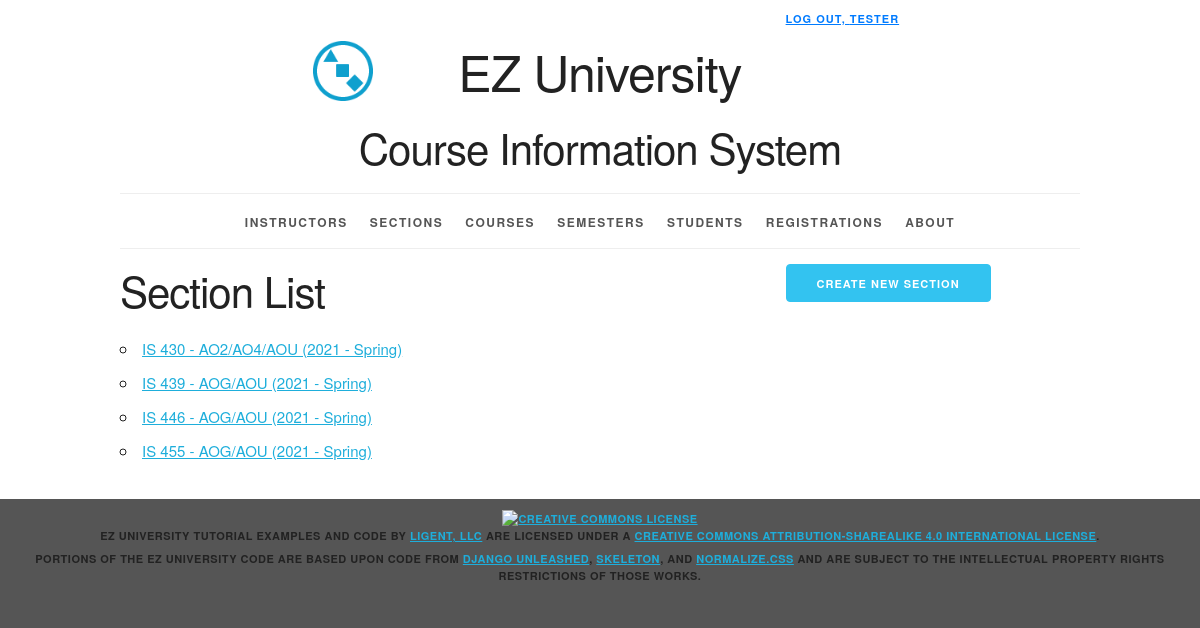
The app's page /section/ (signed in) with its own data.
### courseinfo/models.py (models this page shows, shortened)
class Section(models.Model):
    section_id = models.AutoField(primary_key=True)
    section_name = models.CharField(max_length=20)
    semester = models.ForeignKey(Semester,related_name='sections',on_delete=models.PROTECT)
    course = models.ForeignKey(Course,related_name='sections',on_delete=models.PROTECT)
    instructor = models.ForeignKey(Instructor,related_name='sections',on_delete=models.PROTECT)
    def __str__(self):
        return '%s - %s (%s)' % (self.course.course_number,self.section_name,self.semester.__str__())
    def get_absolute_url(self):
        return reverse('courseinfo_section_detail_urlpattern',
                       kwargs={'pk':self.pk})
    class Meta:
        ordering = ['course','section_name','semester']
        constraints = [
            UniqueConstraint(fields = ['semester','course','section_name'], name = 'unique_section')
        ]

class Course(models.Model):
    course_id = models.AutoField(primary_key=True)
    course_number = models.CharField(max_length=20)
    course_name = models.CharField(max_length=255)
    class Meta:
        ordering = ['course_number', 'course_name']
        constraints = [
            UniqueConstraint(fields=['course_number','course_name'],name='unique_course')
            ]

class Semester(models.Model):
    semester_id = models.AutoField(primary_key=True)
    year = models.ForeignKey(Year, related_name='semesters', on_delete=models.PROTECT)
    period = models.ForeignKey(Period, related_name='semesters', on_delete=models.PROTECT)
    def __str__(self):
        return '%s - %s' % (self.year.year, self.period.period_name)
    class Meta:
        ordering = ['year__year','period__period_sequence']
        constraints = [
            UniqueConstraint(fields = ['year','period'], name = 'unique_semester')
        ]

class Year(models.Model):
    year_id = models.AutoField(primary_key=True)
    year = models.IntegerField(unique=True)
    class Meta:
        ordering = ['year']

class Period(models.Model):
    period_id = models.AutoField(primary_key=True)
    period_sequence = models.IntegerField(unique=True)
    period_name = models.CharField(max_length=45,unique=True)
    class Meta:
        ordering = ['period_sequence']

### courseinfo/views.py (the view)
class SectionList(LoginRequiredMixin, PermissionRequiredMixin,ListView):
    model = Section
    permission_required = 'courseinfo.view_section'

### courseinfo/templates/courseinfo/section_list.html (shortened to what this page needs)
{% extends 'courseinfo/base.html' %}
{% block create_button %}
    {% if perms.courseinfo.add_section %}
        <a
                href="{% url 'courseinfo_section_create_urlpattern' %}"
                class="button button-primary">
            Create New Section</a>
    {% endif %}
{% endblock %}
{% block org_content %}
    <h2>Section List</h2>
    <ul>
        {% for section in section_list %}
            <li>
                <a href="{{ section.get_absolute_url }}">
                    {{ section }}</a>
            </li>
        {% empty %}
            <li><em>There are currently no sections available.</em></li>
        {% endfor %}
    </ul>
{% endblock %}

### courseinfo/templates/courseinfo/base.html (shortened to what this page needs)
{% load static %}
<!DOCTYPE html>
<html lang="en">
<head>
    <link rel="stylesheet" type="text/css"
          href="{% static 'coursinfo/normalize.css' %}">
    <link rel="stylesheet" type="text/css"
          href="{% static 'courseinfo/skeleton.css' %}">
    <link rel="stylesheet" type="text/css"
          href="{% static 'courseinfo/style.css' %}">
</head>
<body>
<div class="container">
<div class="status row">
    <div class="offset-by-eight four columns">
        <ul class="inline">
            {% if user.is_authenticated %}
                <li>
                    <form method="post" action="{% url 'logout_urlpattern' %}" style="display:inline;">
                        <button type="submit" style="background: none; border: none; padding: 0; color: #007BFF; cursor: pointer; text-decoration: underline;">
                            Log Out, {{ user.get_username }}
                        </button>
                    </form>
                </li>
            {% else %}
                <li><a href="{% url 'login_urlpattern' %}">Log In</a></li>
            {% endif %}
            </ul>
        </div>
    </div>
    <header class="row">
        <div class="offset-by-one ten columns">
            <h1 class="logo">EZ University</h1>
            <h2>Course Information System</h2>
        </div>
    </header>
    <nav>
        <ul>
            {% if perms.courseinfo.view_instructor %}
                <li>
                    <a href="{% url 'courseinfo_instructor_list_urlpattern' %}">
                        Instructors</a></li>
            {% endif %}
            {% if perms.courseinfo.view_section %}
                <li>
                    <a href="{% url 'courseinfo_section_list_urlpattern' %}">
                        Sections</a></li>
            {% endif %}
            {% if perms.courseinfo.view_course %}
                <li>
                    <a href="{% url 'courseinfo_course_list_urlpattern' %}">
                        Courses</a></li>
            {% endif %}
            {% if perms.courseinfo.view_semester %}
                <li>
                    <a href="{% url 'courseinfo_semester_list_urlpattern' %}">
                        Semesters</a></li>
            {% endif %}
            {% if perms.courseinfo.view_student %}
                <li>
                    <a href="{% url 'courseinfo_student_list_urlpattern' %}">
                        Students</a></li>
            {% endif %}
            {% if perms.courseinfo.view_registration %}
                <li>
                    <a href="{% url 'courseinfo_registration_list_urlpattern' %}">
                        Registrations</a></li>
            {% endif %}
            <li>
                <a href="{% url 'about_urlpattern' %}">
                    About</a></li>
        </ul>
    </nav>
    <main>
        {% block content %}
            <div class="row">
                <section class="eight columns">
                    {% block org_content %}{% endblock %}
                </section>
                <section class="desktop four columns">
                    {% block create_button %}{% endblock %}
                </section>
            </div>
        {% endblock %}
    </main>
</div>
<footer>
    <p>
        <a rel="license" href="http://creativecommons.org/licenses/by-sa/4.0/">
            <img alt="Creative Commons License" style="border-width:0"
                 src="https://i.creativecommons.org/l/by-sa/4.0/88x31.png"/>
        </a><br/><span property="dct:title">EZ University Tutorial Examples and Code</span>
        by
        <a href="https://www.ligent.net" property="cc:attributionName"
           rel="cc:attributionURL">Ligent, LLC</a> are licensed under a
        <a rel="license" href="http://creativecommons.org/licenses/by-sa/4.0/">Creative Commons Attribution-ShareAlike
            4.0 International License</a>.
    </p>
    <p>Portions of the EZ University code are based upon code from
        <a href="https://django-unleashed.com">Django Unleashed</a>,
        <a href="http://getskeleton.com/">Skeleton</a>, and
        <a href="https://necolas.github.io/normalize.css/">Normalize.css</a> and
        are subject to the intellectual property rights restrictions of those works.
    </p>
</footer>
</body>
</html>

### courseinfo/static/courseinfo/skeleton.css (style rules this page uses)
.container { position: relative; width: 100%; max-width: 960px; margin: 0 auto; padding: 0 20px; box-sizing: border-box; }
.column, .columns { width: 100%; float: left; box-sizing: border-box; }
@media (min-width: 400px) { .container { width: 85%; padding: 0; } }
@media (min-width: 550px) { .container { width: 80%; } }
@media (min-width: 550px) { .column, .columns { margin-left: 4%; } }
@media (min-width: 550px) { .column:first-child, .columns:first-child { margin-left: 0; } }
@media (min-width: 550px) { .four.columns { width: 30.6666666667%; } }
@media (min-width: 550px) { .eight.columns { width: 65.3333333333%; } }
@media (min-width: 550px) { .ten.columns { width: 82.6666666667%; } }
@media (min-width: 550px) { .offset-by-one.column, .offset-by-one.columns { margin-left: 8.66666666667%; } }
@media (min-width: 550px) { .offset-by-eight.column, .offset-by-eight.columns { margin-left: 69.3333333333%; } }
html { font-size: 62.5%; }
body { font-size: 1.5em; line-height: 1.6; font-weight: 400; font-family: "Raleway", "HelveticaNeue", "Helvetica Neue", Helvetica, Arial, sans-serif; color: #222; }
h1, h2, h3, h4, h5, h6 { margin-top: 0; margin-bottom: 2rem; font-weight: 300; }
h1 { font-size: 4.0rem; line-height: 1.2; letter-spacing: -.1rem; }
h2 { font-size: 3.6rem; line-height: 1.25; letter-spacing: -.1rem; }
@media (min-width: 550px) { h1 { font-size: 5.0rem; } }
@media (min-width: 550px) { h2 { font-size: 4.2rem; } }
p { margin-top: 0; }
a { color: #1EAEDB; }
.button, button, input[type="submit"], input[type="reset"], input[type="button"] { display: inline-block; height: 38px; padding: 0 30px; color: #555; text-align: center; font-size: 11px; font-weight: 600; line-height: 38px; letter-spacing: .1rem; text-transform: uppercase; text-decoration: none; white-space: nowrap; background-color: transparent; border-radius: 4px; border: 1px solid #bbb; cursor: pointer; box-sizing: border-box; }
.button.button-primary, button.button-primary, input[type="submit"].button-primary, input[type="reset"].button-primary, input[type="button"].button-primary { color: #FFF; background-color: #33C3F0; border-color: #33C3F0; }
ul { list-style: circle inside; }
ol, ul { padding-left: 0; margin-top: 0; }
li { margin-bottom: 1rem; }
button, .button { margin-bottom: 1rem; }
pre, blockquote, dl, figure, table, p, ul, ol, form { margin-bottom: 2.5rem; }
.container:after, .row:after, .u-cf { content: ""; display: table; clear: both; }

### courseinfo/static/courseinfo/style.css (style rules this page uses)
.desktop { display: none; }
@media (min-width: 550px) { .desktop { display: block; } }
html { height: 100%; background-color: #555; }
body { background-color: white; }
body>div>header { text-align: center;; }
header h1 { display: inline-block; font-weight: normal; font-style: normal; width: 100%; margin-top: 0; padding-top: 0; }
.logo { padding-top: 50px; background-image: url("/static/courseinfo/logo.png"); background-size: 50px; background-repeat: no-repeat; background-position: top; }
@media (min-width: 750px) { .logo { padding-top: 0; background-size: contain; background-position: 0% 0%; } }
@media (min-width: 1000px) { .logo { background-position: 10% 0%; } }
@media (min-width: 1200px) { .logo { background-position: 15% 0%; } }
nav { border-top: 1px solid #eee; width: 100%; border-bottom: 1px solid #eee; margin: 0 0 1em; padding: 0; }
nav ul { margin: 0; padding: 1em 0; list-style-type: none; text-align: center; }
nav ul li { display: inline; padding: 0; margin: 0 0.25em; font-weight: 600; text-transform: uppercase; text-align: center; font-size: 1rem; letter-spacing: .10rem; }
@media (min-width: 400px) { nav ul li { letter-spacing: .15rem; font-size: 1.2rem; margin: 0 0.5em; } }
@media (min-width: 550px) { nav ul li { margin: 0 0.75em; } }
nav ul li a { color: #555; text-decoration: none; background-color: transparent; cursor: pointer; }
.inline { list-style-type: none; padding: 0; margin: 0 0 -0.5em; }
.inline li { display: inline; }
body>footer { width: 100%; background-color: #555; font-size: 1.1rem; letter-spacing: .05rem; font-weight: 600; text-transform: uppercase; text-align: center; padding: 1em 0; margin: 1em 0; }
body>footer p { margin-bottom: 0.5rem; }

### records on screen
Section: course+section_name+semester "IS 430 - AO2/AO4/AOU (2021 - Spring)"
Section: course+section_name+semester "IS 439 - AOG/AOU (2021 - Spring)"
Section: course+section_name+semester "IS 446 - AOG/AOU (2021 - Spring)"
Section: course+section_name+semester "IS 455 - AOG/AOU (2021 - Spring)"

### other values on screen
{{ user.get_username }} "TESTER"
